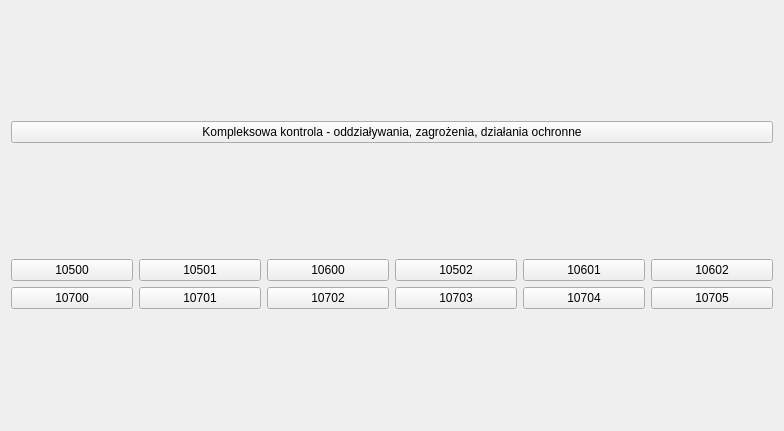
            <widget class="QWidget" name="Baza2">
             <property name="geometry">
              <rect>
               <x>0</x>
               <y>0</y>
               <width>784</width>
               <height>431</height>
              </rect>
             </property>
             <property name="minimumSize">
              <size>
               <width>0</width>
               <height>0</height>
              </size>
             </property>
             <property name="layoutDirection">
              <enum>Qt::LeftToRight</enum>
             </property>
             <attribute name="label">
              <string>Oddziaływania, zagrożenia, działania ochronne</string>
             </attribute>
             <layout class="QGridLayout" name="gridLayout_7">
              <item row="1" column="0">
               <layout class="QGridLayout" name="gridLayout_5">
                <item row="1" column="2">
                 <widget class="QPushButton" name="pushButton10702">
                  <property name="text">
                   <string>10702</string>
                  </property>
                 </widget>
                </item>
                <item row="0" column="4">
                 <widget class="QPushButton" name="pushButton10601">
                  <property name="toolTip">
                   <string>Kontrola wprowadzenia opisu zagrożenia.</string>
                  </property>
                  <property name="text">
                   <string>10601</string>
                  </property>
                 </widget>
                </item>
                <item row="1" column="4">
                 <widget class="QPushButton" name="pushButton10704">
                  <property name="toolTip">
                   <string>Kontrola wprowadzenia daty zakończenia wykonywania działań ochronnych.</string>
                  </property>
                  <property name="text">
                   <string>10704</string>
                  </property>
                 </widget>
                </item>
                <item row="1" column="5">
                 <widget class="QPushButton" name="pushButton10705">
                  <property name="toolTip">
                   <string>Kontrola wprowadzenia opisu prowadzenia działań ochronnych.</string>
                  </property>
                  <property name="text">
                   <string>10705</string>
                  </property>
                 </widget>
                </item>
                <item row="0" column="0">
                 <widget class="QPushButton" name="pushButton10500">
                  <property name="toolTip">
                   <string>Kontrola wprowadzonych oddziaływań istniejących lub inforacji o braku oddziaływań.</string>
                  </property>
                  <property name="text">
                   <string>10500</string>
                  </property>
                 </widget>
                </item>
                <item row="0" column="3">
                 <widget class="QPushButton" name="pushButton10502">
                  <property name="toolTip">
                   <string>Kontrola długości tekstu, kontrola zwraca błąd przy niedostatecznej długości tekstu (długość &lt; 4 znaków).</string>
                  </property>
                  <property name="text">
                   <string>10502</string>
                  </property>
                 </widget>
                </item>
                <item row="1" column="3">
                 <widget class="QPushButton" name="pushButton10703">
                  <property name="toolTip">
                   <string>Kontrola wprowadzenia daty rozpoczęcia wykonywania działań ochronnych.</string>
                  </property>
                  <property name="text">
                   <string>10703</string>
                  </property>
                 </widget>
                </item>
                <item row="1" column="1">
                 <widget class="QPushButton" name="pushButton10701">
                  <property name="toolTip">
                   <string>Kontrola określenia typu działań ochronnych (planowane/wykonane).</string>
                  </property>
                  <property name="text">
                   <string>10701</string>
                  </property>
                 </widget>
                </item>
                <item row="0" column="2">
                 <widget class="QPushButton" name="pushButton10600">
                  <property name="toolTip">
                   <string>Kontrola wprowadzonych zagrożeń potencjalnych lub inforacji o braku zagrożeń.</string>
                  </property>
                  <property name="text">
                   <string>10600</string>
                  </property>
                 </widget>
                </item>
                <item row="0" column="5">
                 <widget class="QPushButton" name="pushButton10602">
                  <property name="toolTip">
                   <string>Kontrola długości tekstu, kontrola zwraca błąd przy niedostatecznej długości tekstu (długość &lt; 4 znaków).</string>
                  </property>
                  <property name="text">
                   <string>10602</string>
                  </property>
                 </widget>
                </item>
                <item row="0" column="1">
                 <widget class="QPushButton" name="pushButton10501">
                  <property name="toolTip">
                   <string>Brak opisu oddziaływań</string>
                  </property>
                  <property name="text">
                   <string>10501</string>
                  </property>
                 </widget>
                </item>
                <item row="1" column="0">
                 <widget class="QPushButton" name="pushButton10700">
                  <property name="toolTip">
                   <string>Kontrola wprowadzonych działań ochronnych.</string>
                  </property>
                  <property name="text">
                   <string>10700</string>
                  </property>
                 </widget>
                </item>
               </layout>
              </item>
              <item row="0" column="0">
               <widget class="QPushButton" name="pushButtonK10500">
                <property name="text">
                 <string>Kompleksowa kontrola - oddziaływania, zagrożenia, działania ochronne</string>
                </property>
               </widget>
              </item>
             </layout>
            </widget>
